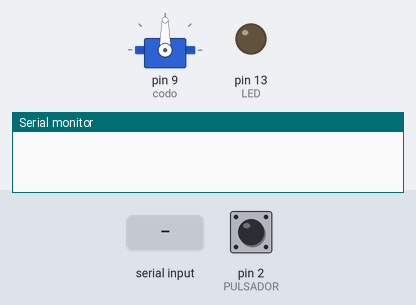
A sketch run on a simulated Arduino Uno, built with avr-gcc and run on an emulated ATmega328P. Parts: servo, output pins drawn as LEDs (lit = HIGH), the last lines printed to the serial monitor. The inputs (shaded band) are chosen by the test bench; at power-on: pin 2 (PULSADOR) HIGH.

Above: at 1.2 s.
1.3 s: pin 2 (PULSADOR) pulled LOW for 0.15 s
At 1.37 s:
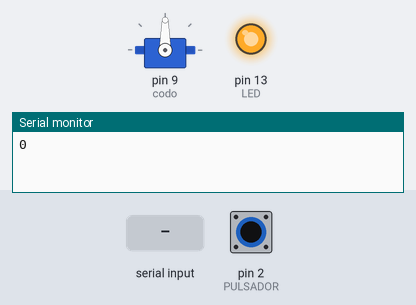
2.9 s: "1" received over Serial
At 3.9 s:
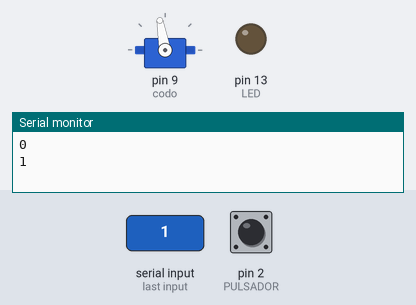
4.4 s: "3" received over Serial
At 5.0 s:
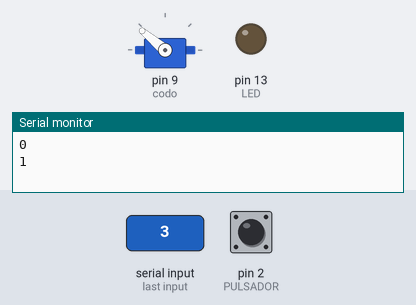
5.9 s: pin 2 (PULSADOR) pulled LOW for 1 s
At 6.7 s:
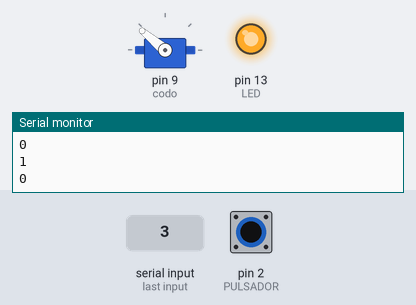
8.4 s: pin 2 (PULSADOR) pulled LOW for 3.2 s
At 12.8 s:
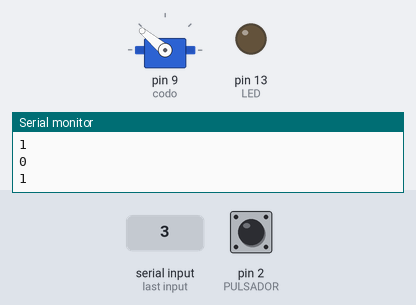
13.1 s: "0" received over Serial
At 14.1 s:
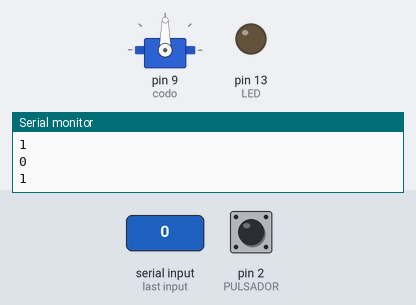
Timing chart, 0 to 15.6 s (numbered marks = the images above; inputs shaded):
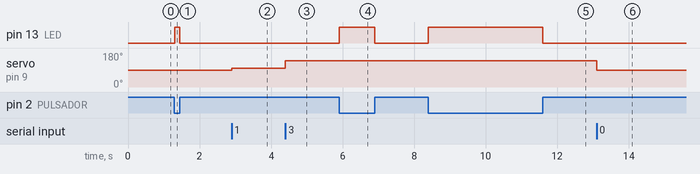

Measured:
- after the input at 1.3 s, pin 13 (LED): LOW → HIGH at once, → LOW 0.15 s later
- after the input at 2.9 s, servo on pin 9 (codo): 90° → 100° at once
- after the input at 4.4 s, servo on pin 9 (codo): 100° → 140° at once
- after the input at 5.9 s, pin 13 (LED): LOW → HIGH at once, → LOW 1.0 s later
- after the input at 8.4 s, pin 13 (LED): LOW → HIGH at once, → LOW 3.2 s later
- after the input at 13.1 s, servo on pin 9 (codo): 140° → 90° at once

The sketch:

Codo.ino
```cpp
/*
PROGRAMA QUE PERMITE MANTENER COMUNICACIÓN ENTRE ARDUINO Y JAVA
A TRAVÉS DE LA COMUNICACIÓN SERIAL.
JAVA ENVÍA MENSAJES PARA MOVER EL CODO DEL BRAZO ROBÓTICO, MIENTRAS
QUE EL ARDUINO ENVÍA MENSAJES A JAVA PARA CUANDO OCURRE UNA INTERRUPCIÓN.
*/

// INCLUIR LA LIBRERÍA PARA PODER CONTROLAR EL SERVO COM10
#include <Servo.h>

Servo codo;                   // SERVOMOTOR
int movimientoCodo = 90;      // VARIABLE PARA GRADOS DEL CODO
int input;                    // ALMACENA MENSAJE DE JAVA
int PULSADOR = 2;             // PIN PARA BOTÓN QUE CONTROLA INTERRUPCIÓN
int LED = 13;                 // PIN PARA LED
boolean estado = true;        // BANDERA QUE CAMBIA CUANDO SUCEDE LA INTERRUPCIÓN

void setup() {
  Serial.begin(9600);         // INICIAR LA COMUNICACIÓN SERIAL
  pinMode(PULSADOR, INPUT);   // ESTABLECER EL BOTÓN COMO ENTRADA
  pinMode(LED, OUTPUT);       // ESTABLECER EL LED COMO SALIDA
  attachInterrupt(digitalPinToInterrupt(PULSADOR), blink, CHANGE); // DECLARAR INTERRUPCIÓN

  codo.attach(9);             // ENLAZAR EL PIN 9 AL SERVOMOTOR
  codo.write(90);             // INICIALIZAR EL CODO EN 90
}

void loop() {
  if (digitalRead(PULSADOR) == LOW) { // SI SE PRESIONÓ EL BOTÓN
    digitalWrite(LED, HIGH);          // ENCENDER EL LED
  } else {
    digitalWrite(LED, LOW);           // APAGAR EL LED

    while (Serial.available() > 0) {  // SI HAY UN MENSAJE DISPONIBLE
      input = Serial.read();          // GUARDAR EL MENSAJE EN VARIABLE
      moverCodo(input);               // LLAMAR MÉTODO PARA MOVER CODO
    }
  }
}

/*MÉTODO QUE PERMITE MOVER EL CODO EN FUNCIÓN DE LOS GRADOS DEL PARÁMETRO*/
void moverCodo(int input) {
  if (input == '0') {                   // SI JAVA ENVÍA UN 0
    if (movimientoCodo >= 30)           // SI LOS GRADOS DE LA VARIABLE ES MAYOR A 30
      movimientoCodo -= 10;             // RESTAR A LA VARIABLE 10 GRADOS PARA BAJAR CODO
  } else if (input == '1') {            // SI JAVA ENVÍA UN 1
    if (movimientoCodo <= 140)          // SI LOS GRADOS DE LA VARIABLE SON MENORES A 140
      movimientoCodo += 10;             // SUMAR A LA VARIABLE PARA SUBIR CODO
  }

  if (input == '1' || input == '0') {   // SI EL MENSAJE ES 1 O 0
    codo.write(movimientoCodo);         // ABRIR EN LOS GRADOS QUE SE ENCUENTRAN EN LA VARIABLE
  } else if (input == '2') {            // SI EL MENSAJE ES 2
    codo.write(90);                     // BAJAR COMPLETAMENTE
    delay(500);                         // RETARDO DE MEDIO SEGUNDO
  } else if (input == '3') {            // SI EL MENSAJE ES 3
    codo.write(140);                    // LEVANTAR COMPLETAMENTE
    delay(500);                         // RETARDO DE MEDIO SEGUNDO
  }
}

/*MÉTODO AL QUE SE LLAMA CUANDO SUCEDE LA INTERRUPCIÓN*/
void blink() {
  estado = !estado;       // NEGAR EL ESTADO
  Serial.println(estado); // ENVIAR SU VALOR A JAVA
}
```
